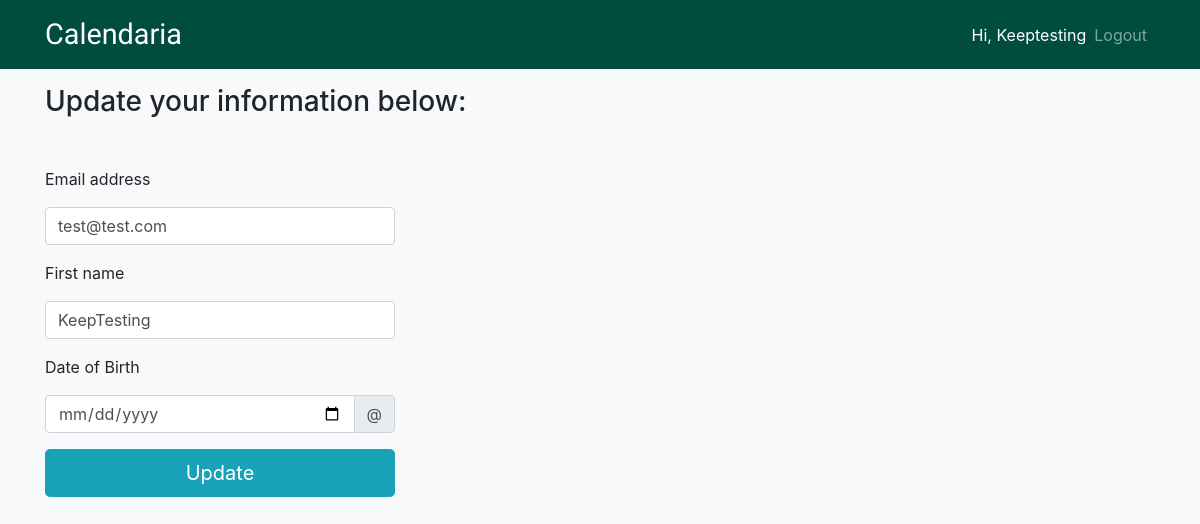
The page /profile/update/3 (signed in) on the database its author committed.
### app/models.py (models this page shows, shortened)
class User(UserMixin, db.Model):
	id = db.Column(db.Integer, primary_key=True)
	email = db.Column(db.String(250), index=True, unique=True)
	first_name = db.Column(db.String(250), index=True)
	dob = db.Column(db.DateTime, index=True)
	password_hash = db.Column(db.String(128))

### app/routes.py (the view)
@app.route('/profile/update/<int:user_id>', methods=['GET', 'POST'])
@login_required
def update(user_id):
	title = current_user.first_name + "Update Profile"
	form = UpdateProfileForm()
	if form.validate_on_submit():
		current_user.first_name = form.first_name.data
		current_user.email = form.email.data
		current_user.dob = form.dob.data
		db.session.commit()
		return redirect(url_for('profile', user_id=current_user.id))
	return render_template('update.html', title=title, form=form)

### app/forms.py
class UpdateProfileForm(FlaskForm):
    email = StringField('Email address',
        validators=[DataRequired(), Email('Enter a valid email address')],
        render_kw={"placeholder": "email",
            "class": "form-control",
            "id": "update-email"})
    dob = DateField('Date of Birth',
        validators=[DataRequired()],
        render_kw={"class": "form-control",
            "id": "update-bday",
            "placeholder": "mm/dd/yyyy",
            "onkeypress": "return false"},
        format="%m/%d/%Y")
    first_name = StringField('First name',
        validators=[DataRequired()],
        render_kw={"placeholder": "first name",
            "class": "form-control",
            "id": "update-fname"})

### app/models.py (called while the page is built)
@login.user_loader
def load_user(id):
	return User.query.get(int(id))

### app/templates/update.html (shortened to what this page needs)
{% extends "base.html" %}
{% block content %}
<div class="mt-3">
	<h3>Update your information below:</h3>
</div>
<div class="row h-100 mt-5 mb-5">
	<div class="col-6 col-md-4">
		<form action="" method="post" role="form" novalidate>
			<div class="form-group">
				<div class="text-left"><label for="update-email">{{ form.email.label }}</label></div>
					{{ form.email(value=current_user.email) }}
				</div>
				<div class="form-group">
					<div class="text-left">
						<label for="update-fname">{{ form.first_name.label }}</label>
						{{ form.first_name(value=current_user.first_name) }}
					</div>
				</div>
				<div class="form-group">
					<div class="text-left"><label for="update-bdate">{{ form.dob.label }}</label></div>
					<div class="input-group">
						{{ form.dob(value=current_user.dob.strftime("%m/%d/%Y")) }}
						<div class="input-group-append">
								<span class="input-group-text">@</span>
						</div>
					</div>
				</div>
				<div class="form-group">
               		<button type="submit" class="btn btn-info btn-lg btn-block" id="update-btn">Update</button>
            	</div>
        	</div>
	</div>
</div>
{% endblock %}

### app/templates/base.html (shortened to what this page needs)
<!DOCTYPE html>
<html>
<head>
	<link rel="stylesheet" href="https://cdnjs.cloudflare.com/ajax/libs/font-awesome/4.7.0/css/font-awesome.min.css" type="text/css">
	<link rel="stylesheet" href="https://stackpath.bootstrapcdn.com/bootstrap/4.1.3/css/bootstrap.min.css" type="text/css">
	<link rel="stylesheet" href="https://cdnjs.cloudflare.com/ajax/libs/bootstrap-datepicker/1.8.0/css/bootstrap-datepicker.css">
	<link rel="stylesheet" href="{{ url_for('static',filename='styles/style.css') }}" type="text/css">
</head>
<body class="bg-light">
	<nav class="navbar navbar-expand-md navbar-dark sticky-top" style="background-color: #004D40;">
		<div class="container">
			<a class="navbar-brand" href="{{ url_for('index') }}">Calendaria</a>
			<div class="collapse navbar-collapse ml-auto" id="collapsibleNavbar">
				<ul class="navbar-nav ml-auto">
					{% if current_user.is_anonymous %}
						<li class="nav-item"><a class="nav-link" href="{{ url_for('login') }}">Login</a></li>
						<li class="nav-item"><a class="nav-link" href="{{ url_for('register') }}">Register</a></li>
					{% else %}
						<li class="nav-item active"><span class="navbar-text ml-auto">Hi, <a href="{{ url_for('profile', user_id=current_user.id) }}">{{ current_user.first_name.capitalize() }}</a></span></li>
						<li class="nav-item"><a class="nav-link" href="{{ url_for('logout') }}">Logout</a></li>
					{% endif %}
				</ul>
			</div>
		</div>
	</nav>
	<div class="container">
		{% block content %}{% endblock %}
</body>
</html>

### app/static/styles/style.css (style rules this page uses)
.navbar .navbar-brand { font-family: 'Lobster', cursive; font-size: 1.8em; }
.navbar .navbar-text { color: white; }

### rows shown on the page
User: first_name "Keeptesting", email "test@test.com", first_name "KeepTesting"
